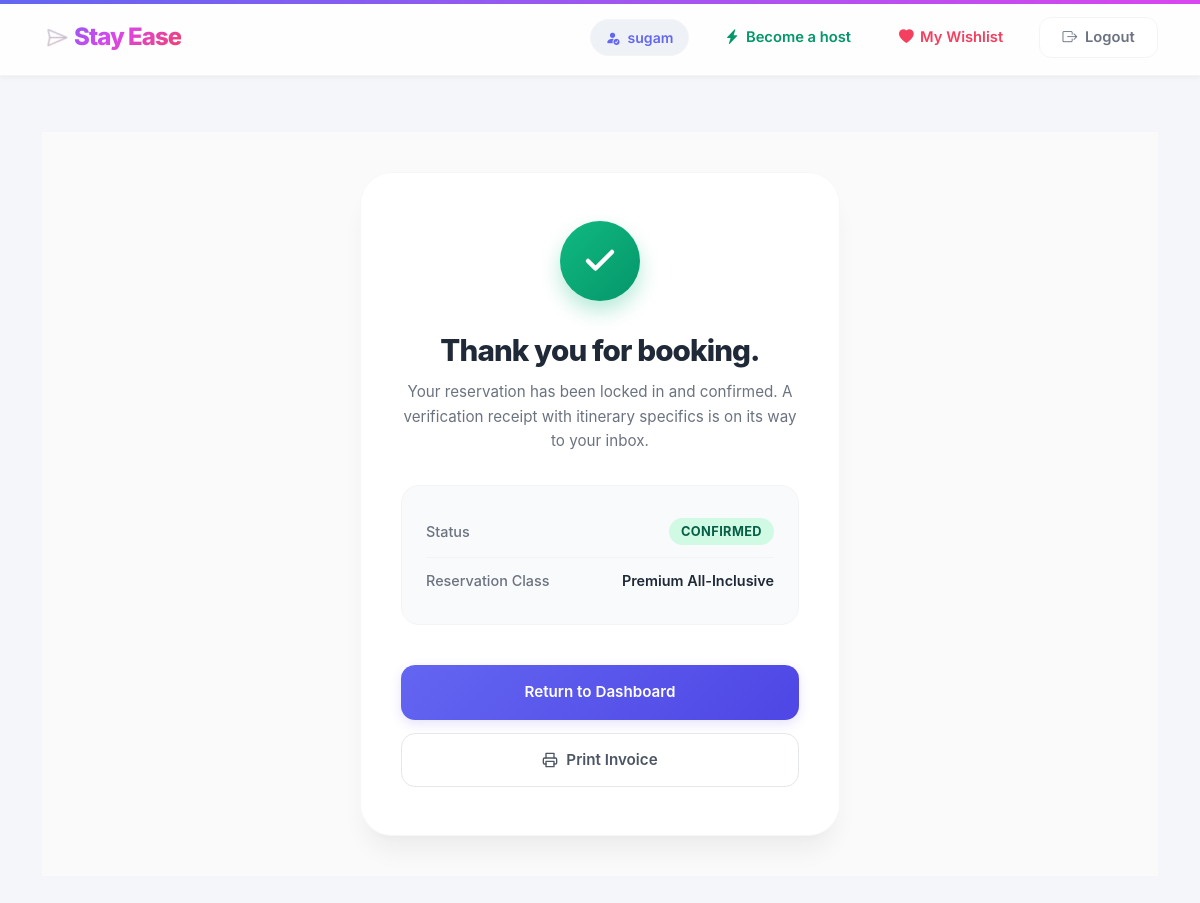
/booking-success/ (signed in), run on an earlier commit of the app's database.
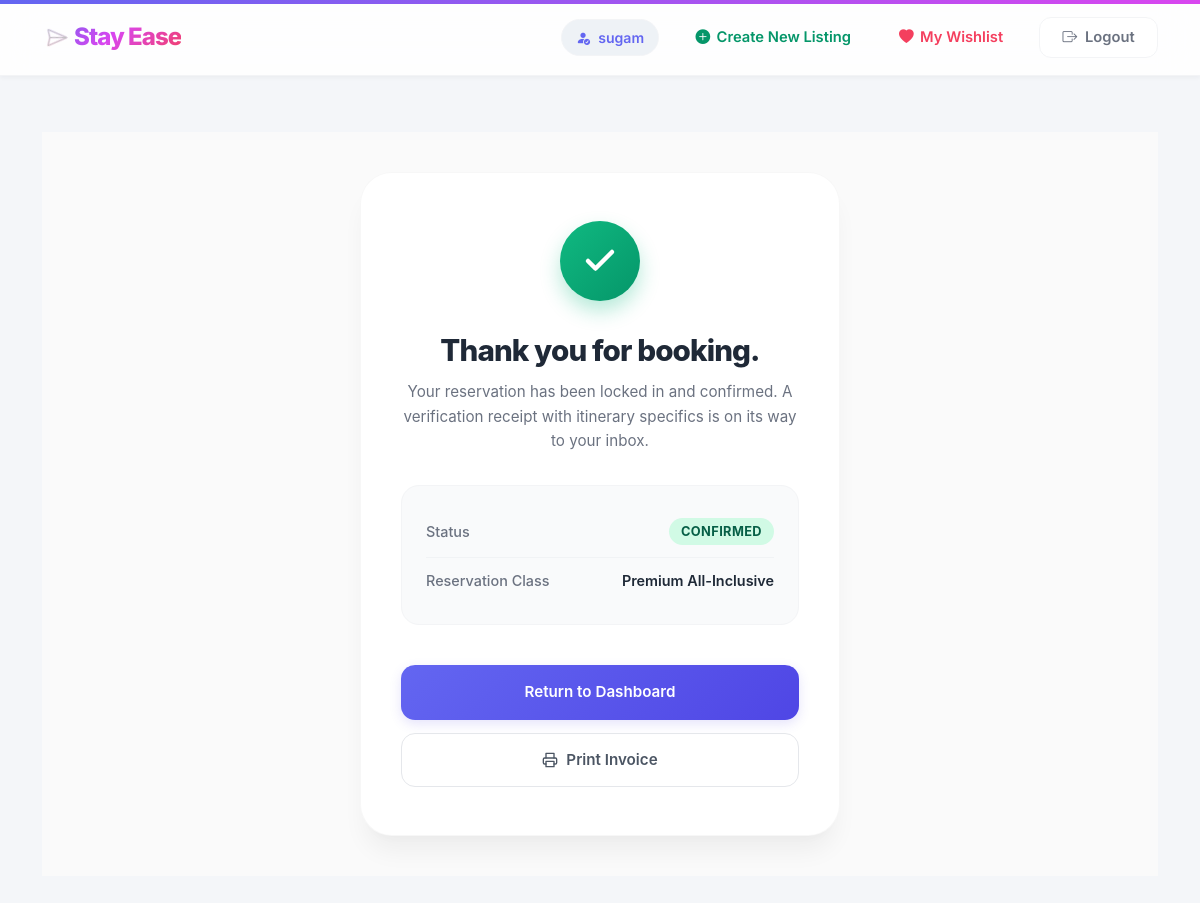
And on a later commit of the database.
### booking/views.py (the view)
class BookingSuccessView(LoginRequiredMixin,TemplateView):
    template_name = "booking_success.html"

### templates/booking_success.html (shortened to what this page needs)
{% extends "base.html" %}
{% block content %}
<div class="success-container">
    <div class="success-card">
        <div class="success-icon-wrapper">
            <div class="success-icon-circle">
                <svg xmlns="http://www.w3.org/2000/svg" width="36" height="36" viewBox="0 0 24 24" fill="none" stroke="currentColor" stroke-width="3" stroke-linecap="round" stroke-linejoin="round" class="feather feather-check">
                    <polyline points="20 6 9 17 4 12"></polyline>
                </svg>
            </div>
            <div class="pulse-ring ring-1"></div>
            <div class="pulse-ring ring-2"></div>
        </div>
        <h1 class="success-title">Thank you for booking.</h1>
        <p class="success-subtitle">Your reservation has been locked in and confirmed. A verification receipt with itinerary specifics is on its way to your inbox.</p>
        <div class="itinerary-preview">
            <div class="preview-row">
                <span class="preview-label">Status</span>
                <span class="preview-badge">Confirmed</span>
            </div>
            <div class="preview-row">
                <span class="preview-label">Reservation Class</span>
                <span class="preview-value">Premium All-Inclusive</span>
            </div>
        </div>
        <div class="action-group">
            <a href="/" class="btn-primary">
                <span>Return to Dashboard</span>
            </a>
            <button onclick="window.print()" class="btn-secondary">
                <span>Print Invoice</span>
            </button>
        </div>
    </div>
</div>
{% endblock content %}

### templates/base.html (shortened to what this page needs)
<!doctype html>
<html lang="en">
<head>
    <link href="https://cdn.jsdelivr.net/npm/bootstrap@5.3.8/dist/css/bootstrap.min.css" rel="stylesheet"
>
    <link rel="stylesheet" href="https://cdn.jsdelivr.net/npm/bootstrap-icons@1.11.3/font/bootstrap-icons.min.css">
</head>
<body>
    <div class="flight-theater-overlay" id="flightTheater"></div>
    <nav class="navbar custom-navbar">
        <div class="container">
            <a class="navbar-brand" href="/" id="brandAnchorLink">
                <span class="brand-icon-anchor" id="primaryNavbarIcon">
                </span>
                Stay Ease
            </a>
            <div class="nav-actions-wrapper">
                {% if user.is_authenticated %}
                <span class="user-welcome">
                    <i class="bi bi-person-fill-check me-2"></i>{{ user.username }}
                </span>
                {% if user.is_host %}
                <a href="{% url 'become-host' %}" class="custom-nav-link link-host">
                    <i class="bi bi-plus-circle-fill"></i> Create New Listing
                </a>
                {% else %}
                <a href="{% url 'become-host' %}" class="custom-nav-link link-host">
                    <i class="bi bi-lightning-charge-fill"></i> Become a host
                </a>
                {% endif %}
                <a href="{% url 'wishlist' %}" class="custom-nav-link link-wishlist">
                    <i class="bi bi-heart-fill"></i> My Wishlist
                </a>
                <form action="{% url 'logout' %}" method="post" class="m-0">
                    <button type="submit" class="btn-brand-outline">
                        <i class="bi bi-box-arrow-right me-1"></i> Logout
                    </button>
                </form>
                {% else %}
                <a href="{% url 'login' %}" class="btn-brand-primary">
                    <i class="bi bi-box-arrow-in-right me-1"></i> Login
                </a>
                {% endif %}
            </div>
        </div>
    </nav>
    <main class="container main-content-wrapper">
        {% block content %}
        {% endblock content %}
    </main>
</body>
</html>

What changed in the data, as far as the page shows it:
changed User "sugam": is_host False → True (drawn)
Also different on the page:
text no longer shown: "Become a host"
text now shown: "Create New Listing"
